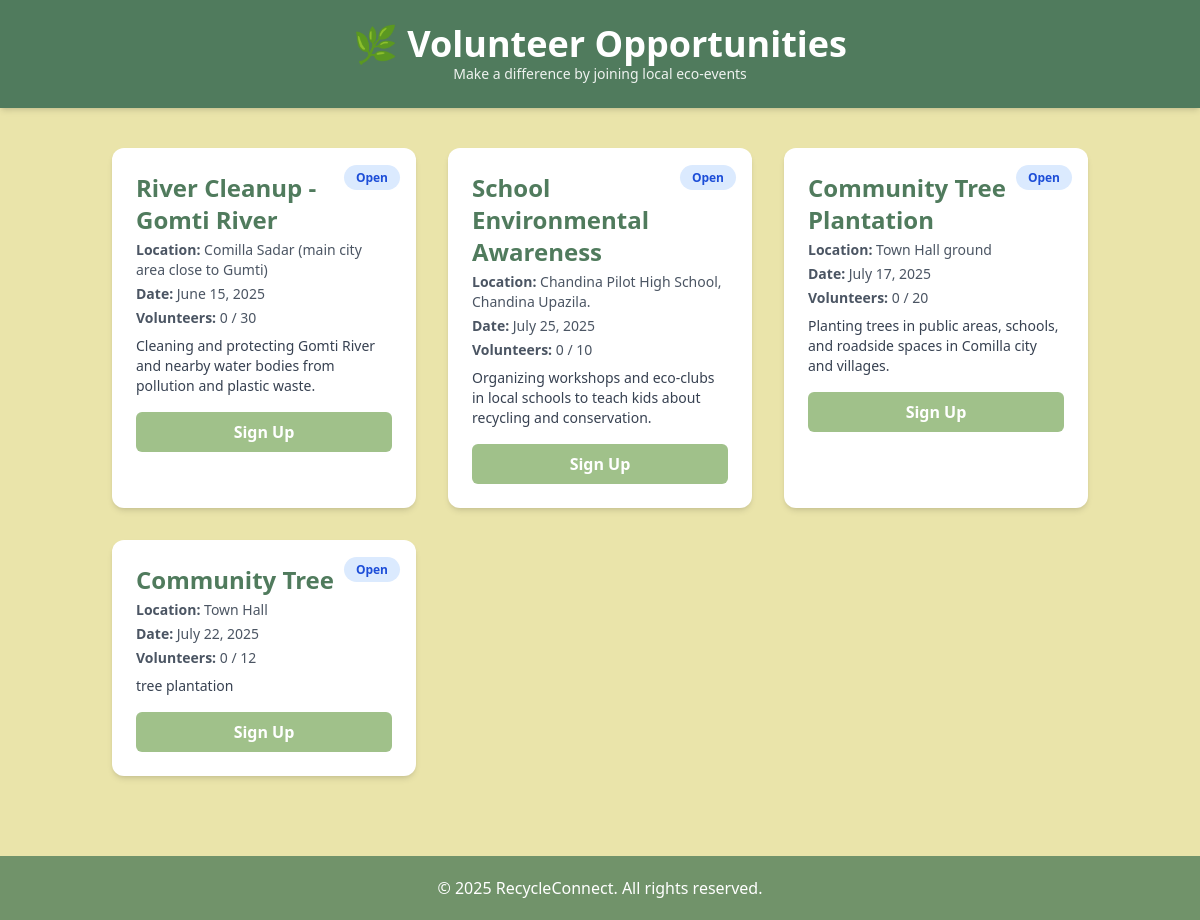
The app's page /volunteer/ (signed in) with its own data.
### recycle_connect/models.py (models this page shows, shortened)
class VolunteerOpportunity(models.Model):
    title = models.CharField(max_length=255)
    description = models.TextField()
    location = models.CharField(max_length=255)
    date = models.DateField()
    max_volunteers = models.PositiveIntegerField(default=20)
    image = models.ImageField(upload_to='opportunities/', null=True, blank=True)

### recycle_connect/views.py (the view)
# urls.py: path('volunteer/', views.volunteer_opportunities, name='volunteer_opportunities'),
@login_required
def volunteer_opportunities(request):
    query = request.GET.get('q')
    opportunities = VolunteerOpportunity.objects.filter(title__icontains=query) if query else VolunteerOpportunity.objects.all()
    user_signups = VolunteerSignup.objects.filter(user=request.user).values_list('opportunity_id', flat=True)
    return render(request, 'opportunity.html', {
        'opportunities': opportunities,
        'user_signups': user_signups,
    })

### template/opportunity.html (shortened to what this page needs)
{% load static %}
<!DOCTYPE html>
<html lang="en">
<head>
  <script src="https://cdn.tailwindcss.com"></script>
</head>
<body class="bg-[var(--light-beige)] text-gray-800 min-h-screen flex flex-col font-sans">
  <header class="bg-[var(--forest-green)] text-white py-6 shadow-md text-center">
    <h1 class="text-4xl font-bold">🌿 Volunteer Opportunities</h1>
    <p class="text-sm opacity-90">Make a difference by joining local eco-events</p>
  </header>
  <main class="container mx-auto px-6 py-10 flex-grow">
    {% if opportunities %}
    <div class="grid grid-cols-1 sm:grid-cols-2 lg:grid-cols-3 gap-8">
      {% for opp in opportunities %}
      <div class="bg-white rounded-xl shadow-md p-6 hover:shadow-xl transition duration-300 relative">
        <h2 class="text-2xl font-semibold text-[var(--forest-green)] mb-1">{{ opp.title }}</h2>
        <p class="text-gray-600 text-sm mb-1"><strong> Location:</strong> {{ opp.location }}</p>
        <p class="text-gray-600 text-sm mb-1"><strong> Date:</strong> {{ opp.date|date:"F j, Y" }}</p>
        <p class="text-gray-600 text-sm mb-1"><strong> Volunteers:</strong> {{ opp.volunteersignup_set.count }} / {{ opp.max_volunteers }}</p>
        <p class="text-gray-700 mt-2 text-sm">{{ opp.description|truncatewords:25 }}</p>
        <div class="absolute top-4 right-4">
          {% if opp.id in user_signups %}
            <span class="bg-green-100 text-green-800 text-xs font-semibold px-3 py-1 rounded-full">Signed Up</span>
          {% elif opp.volunteersignup_set.count >= opp.max_volunteers %}
            <span class="bg-red-100 text-red-700 text-xs font-semibold px-3 py-1 rounded-full">Full</span>
          {% else %}
            <span class="bg-blue-100 text-blue-700 text-xs font-semibold px-3 py-1 rounded-full">Open</span>
          {% endif %}
        </div>
        {% if opp.id in user_signups %}
          <button disabled class="mt-4 w-full bg-gray-300 text-gray-600 px-4 py-2 rounded-md font-medium cursor-not-allowed">
             Already Signed Up!
          </button>
        {% elif opp.volunteersignup_set.count >= opp.max_volunteers %}
          <button disabled class="mt-4 w-full bg-red-300 text-white px-4 py-2 rounded-md font-medium cursor-not-allowed">
            🚫 Full
          </button>
        {% else %}
          <form method="POST" action="{% url 'signup_volunteer' opp.id %}" class="mt-4">
            <button class="w-full bg-[var(--sage-green)] hover:bg-green-500 text-white px-4 py-2 rounded-md font-semibold transition duration-200">
               Sign Up
            </button>
          </form>
        {% endif %}
      </div>
      {% endfor %}
    </div>
    {% else %}
    <p class="text-center text-[var(--forest-green)] text-lg mt-10 font-medium">
      No opportunities available right now. Please check again later.
    </p>
    {% endif %}
  </main>
  <footer class="bg-[var(--olive-green)] text-white text-center py-5 mt-10">
    <p>&copy; 2025 RecycleConnect. All rights reserved.</p>
  </footer>
</body>
</html>

### template/opportunity.html (style rules this page uses)
:root { --forest-green: #507b5d; --olive-green: #71936a; --sage-green: #a0c18a; --light-beige: #eae4aa; }

### records on screen
VolunteerOpportunity: title "River Cleanup - Gomti River", location "Comilla Sadar (main city area close to Gumti)", date "June 15, 2025", volunteersignup_set.count "0", max_volunteers "30", description "Cleaning and protecting Gomti River and nearby water bodies from pollution and plastic waste.", shows "Open", shows "Sign Up"
VolunteerOpportunity: title "School Environmental Awareness", location "Chandina Pilot High School, Chandina Upazila.", date "July 25, 2025", volunteersignup_set.count "0", max_volunteers "10", description "Organizing workshops and eco-clubs in local schools to teach kids about recycling and conservation.", shows "Open", shows "Sign Up"
VolunteerOpportunity: title "Community Tree Plantation", location "Town Hall ground", date "July 17, 2025", volunteersignup_set.count "0", max_volunteers "20", description "Planting trees in public areas, schools, and roadside spaces in Comilla city and villages.", shows "Open", shows "Sign Up"
VolunteerOpportunity: title "Community Tree", location "Town Hall", date "July 22, 2025", volunteersignup_set.count "0", max_volunteers "12", description "tree plantation", shows "Open", shows "Sign Up"
